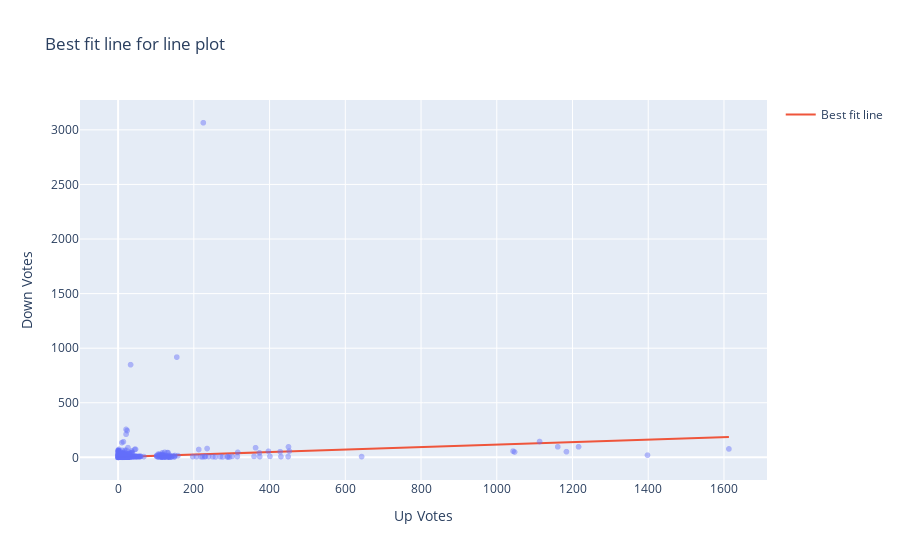

Here is the notebook cell this chart was saved with:
### Code cell
from sklearn.linear_model import LinearRegression

model = LinearRegression()
model.fit(df[['up_votes']], df['down_votes'])

# predicting the values
df['y_pred'] = model.predict(df[['up_votes']])

# Visualizing the results using plotly
fig = px.scatter(df, x='up_votes', y='down_votes', opacity=0.45, 
                 labels={'up_votes': 'Up Votes', 'down_votes': 'Down Votes'},
                 title='Best fit line for line plot')

# Adding the regression line to the plot
fig.add_scatter(x = df['up_votes'], y = df['y_pred'], mode='lines', name = 'Best fit line')
fig.show()

### Figure 1 — Plotly figure (JSON) as saved in the notebook; plotly's stock layout.template omitted (floating-point values rounded to 4 significant figures; data arrays with more than 128 entries replaced by an {"elided": "..."} marker saying what was removed)
{"data": [{"hovertemplate": "Up Votes=%{x}<br>Down Votes=%{y}<extra></extra>", "legendgroup": "", "marker": {"color": "#636efa", "opacity": 0.45, "symbol": "circle"}, "mode": "markers", "name": "", "showlegend": false, "type": "scattergl", "x": {"elided": "25403 int values"}, "xaxis": "x", "y": {"elided": "25403 int values"}, "yaxis": "y"}, {"mode": "lines", "name": "Best fit line", "type": "scatter", "x": {"elided": "25403 int values"}, "y": {"elided": "25403 float values"}}], "layout": {"legend": {"tracegroupgap": 0}, "title": {"text": "Best fit line for line plot"}, "xaxis": {"anchor": "y", "domain": [0, 1], "title": {"text": "Up Votes"}}, "yaxis": {"anchor": "x", "domain": [0, 1], "title": {"text": "Down Votes"}}}}
